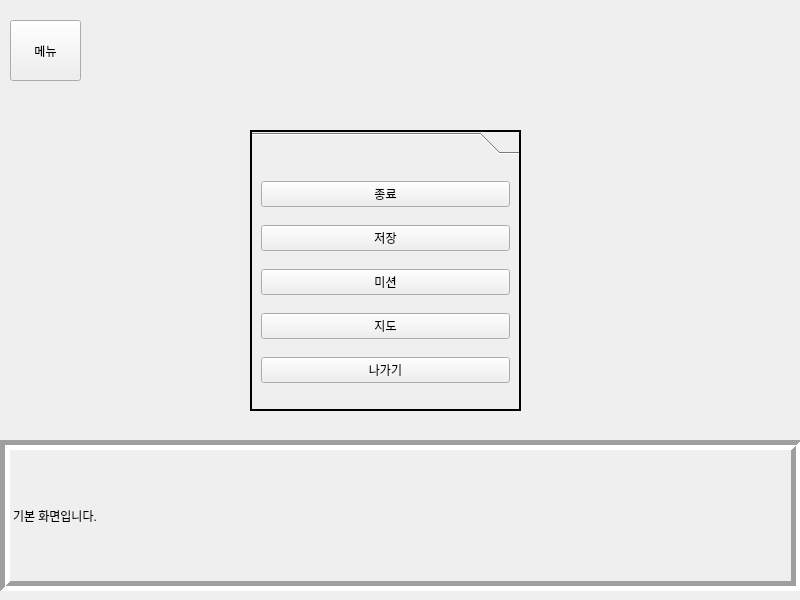
<?xml version="1.0" encoding="UTF-8"?>
<ui version="4.0">
 <class>SSG</class>
 <widget class="QMainWindow" name="SSG">
  <property name="geometry">
   <rect>
    <x>0</x>
    <y>0</y>
    <width>800</width>
    <height>600</height>
   </rect>
  </property>
  <property name="windowTitle">
   <string>SSG</string>
  </property>
  <widget class="QWidget" name="centralwidget">
   <widget class="QPushButton" name="menu">
    <property name="geometry">
     <rect>
      <x>10</x>
      <y>20</y>
      <width>71</width>
      <height>61</height>
     </rect>
    </property>
    <property name="styleSheet">
     <string notr="true"/>
    </property>
    <property name="text">
     <string>메뉴</string>
    </property>
   </widget>
   <widget class="QToolBox" name="menu_screen">
    <property name="geometry">
     <rect>
      <x>250</x>
      <y>130</y>
      <width>271</width>
      <height>281</height>
     </rect>
    </property>
    <property name="mouseTracking">
     <bool>true</bool>
    </property>
    <property name="contextMenuPolicy">
     <enum>Qt::DefaultContextMenu</enum>
    </property>
    <property name="toolTip">
     <string/>
    </property>
    <property name="frameShape">
     <enum>QFrame::WinPanel</enum>
    </property>
    <widget class="QWidget" name="menu_screenPage1" native="true">
     <attribute name="label">
      <string/>
     </attribute>
     <layout class="QVBoxLayout" name="verticalLayout">
      <item>
       <widget class="QPushButton" name="quit">
        <property name="text">
         <string>종료</string>
        </property>
       </widget>
      </item>
      <item>
       <widget class="QPushButton" name="save">
        <property name="text">
         <string>저장</string>
        </property>
       </widget>
      </item>
      <item>
       <widget class="QPushButton" name="mission">
        <property name="text">
         <string>미션</string>
        </property>
       </widget>
      </item>
      <item>
       <widget class="QPushButton" name="map">
        <property name="text">
         <string>지도</string>
        </property>
       </widget>
      </item>
      <item>
       <widget class="QPushButton" name="out">
        <property name="text">
         <string>나가기</string>
        </property>
       </widget>
      </item>
     </layout>
    </widget>
   </widget>
   <widget class="QLabel" name="speak">
    <property name="geometry">
     <rect>
      <x>0</x>
      <y>440</y>
      <width>801</width>
      <height>151</height>
     </rect>
    </property>
    <property name="frameShape">
     <enum>QFrame::Box</enum>
    </property>
    <property name="frameShadow">
     <enum>QFrame::Sunken</enum>
    </property>
    <property name="lineWidth">
     <number>5</number>
    </property>
    <property name="text">
     <string>기본 화면입니다.</string>
    </property>
    <property name="textFormat">
     <enum>Qt::AutoText</enum>
    </property>
    <property name="scaledContents">
     <bool>false</bool>
    </property>
   </widget>
  </widget>
 </widget>
 <resources/>
 <connections/>
 <slots>
  <slot>button_clicked()</slot>
 </slots>
</ui>
